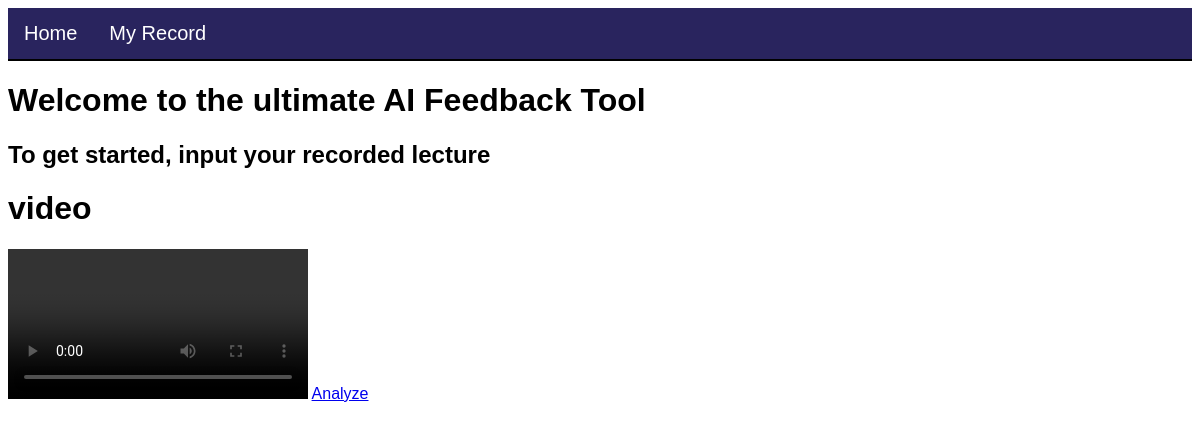
Before: /success/ with the older database file.
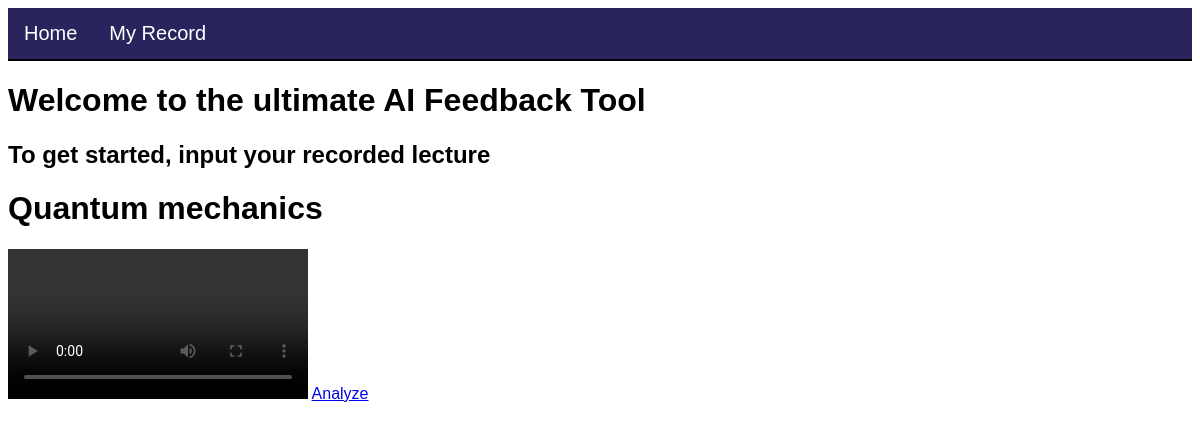
After: the same page with the newer database file.
### home/models.py (models this page shows)
class Video(models.Model):
    name = models.CharField(max_length=256,default='video')
    video = models.FileField(upload_to="")

### home/views.py (the view)
# urls.py: path('success/',views.success)
def success(request):
    filename = '/media/'+str(Video.objects.all()[len(Video.objects.all())-1].video)+'/'
    name = Video.objects.all()[len(Video.objects.all())-1].name
    print(filename)
    context = {'video':filename,'name':name}
    return render(request, 'home/success.html',context)

### templates/home/success.html
{%extends 'main.html'%}
{%block content%}
<h1>Welcome to the ultimate AI Feedback Tool</h1>
<h2>To get started, input your recorded lecture</h2>
{% if video %}
<h1>{{name}}</h1>
<video controls="controls">
    <source src="{{filename}}" type="video/mp4"/>
</video>
{% endif %}
<a href="/analysis/">Analyze</a>
{% endblock content %}

Changed rows visible on the page:
no longer on this page (row unchanged): Video: name "video"
added Video: name "Quantum mechanics"
